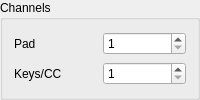
             <widget class="QGroupBox" name="groupBox_12">
              <property name="title">
               <string>Channels</string>
              </property>
              <layout class="QVBoxLayout" name="verticalLayout_5">
               <item>
                <layout class="QHBoxLayout" name="horizontalLayout_121">
                 <item>
                  <widget class="QLabel" name="label_166">
                   <property name="text">
                    <string>Pad</string>
                   </property>
                  </widget>
                 </item>
                 <item>
                  <widget class="QSpinBox" name="spinBox_150">
                   <property name="minimum">
                    <number>1</number>
                   </property>
                   <property name="maximum">
                    <number>16</number>
                   </property>
                  </widget>
                 </item>
                </layout>
               </item>
               <item>
                <layout class="QHBoxLayout" name="horizontalLayout_122">
                 <item>
                  <widget class="QLabel" name="label_167">
                   <property name="text">
                    <string>Keys/CC</string>
                   </property>
                  </widget>
                 </item>
                 <item>
                  <widget class="QSpinBox" name="spinBox_151">
                   <property name="minimum">
                    <number>1</number>
                   </property>
                   <property name="maximum">
                    <number>16</number>
                   </property>
                  </widget>
                 </item>
                </layout>
               </item>
              </layout>
             </widget>
